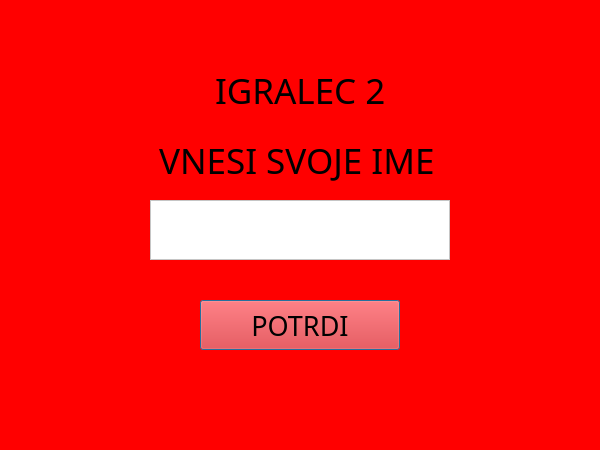
<?xml version="1.0" encoding="UTF-8"?>
<ui version="4.0">
 <class>vnosImena2</class>
 <widget class="QDialog" name="vnosImena2">
  <property name="geometry">
   <rect>
    <x>0</x>
    <y>0</y>
    <width>600</width>
    <height>450</height>
   </rect>
  </property>
  <property name="windowTitle">
   <string>Štiri v vrsto</string>
  </property>
  <property name="styleSheet">
   <string notr="true">background-color: red;</string>
  </property>
  <widget class="QPushButton" name="pushButton">
   <property name="geometry">
    <rect>
     <x>200</x>
     <y>300</y>
     <width>200</width>
     <height>50</height>
    </rect>
   </property>
   <property name="font">
    <font>
     <family>Hobo Std</family>
     <pointsize>20</pointsize>
    </font>
   </property>
   <property name="text">
    <string>POTRDI</string>
   </property>
  </widget>
  <widget class="QLabel" name="label2">
   <property name="geometry">
    <rect>
     <x>159</x>
     <y>130</y>
     <width>282</width>
     <height>60</height>
    </rect>
   </property>
   <property name="font">
    <font>
     <family>Hobo Std</family>
     <pointsize>26</pointsize>
    </font>
   </property>
   <property name="text">
    <string>VNESI SVOJE IME</string>
   </property>
  </widget>
  <widget class="QLabel" name="label_">
   <property name="geometry">
    <rect>
     <x>215</x>
     <y>60</y>
     <width>170</width>
     <height>60</height>
    </rect>
   </property>
   <property name="font">
    <font>
     <family>Hobo Std</family>
     <pointsize>26</pointsize>
    </font>
   </property>
   <property name="text">
    <string>IGRALEC 2</string>
   </property>
  </widget>
  <widget class="QTextEdit" name="ImeIgralca2">
   <property name="geometry">
    <rect>
     <x>150</x>
     <y>200</y>
     <width>300</width>
     <height>60</height>
    </rect>
   </property>
   <property name="font">
    <font>
     <family>Calibri</family>
     <pointsize>26</pointsize>
    </font>
   </property>
   <property name="styleSheet">
    <string notr="true">background-color: white;</string>
   </property>
  </widget>
 </widget>
 <resources/>
 <connections/>
</ui>
